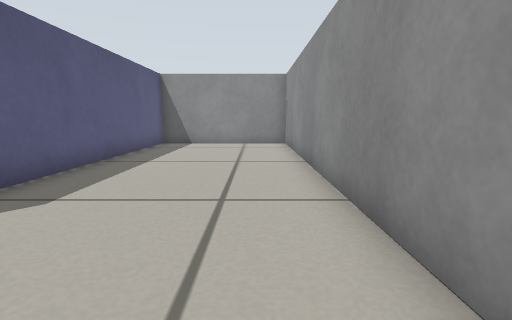
[1] (above)

16 first-person views from a walk through a Gazebo world. The camera is 0.31 m above the floor, tilts 8° down and sees 80° across. The floor is counted in squares, 0.25 m on a side. Each view is taken from the middle of a square. On the plan, view 1 faces up. The plan holds only what a view shows up to about 13 squares ahead; the rest is blank.

[2]
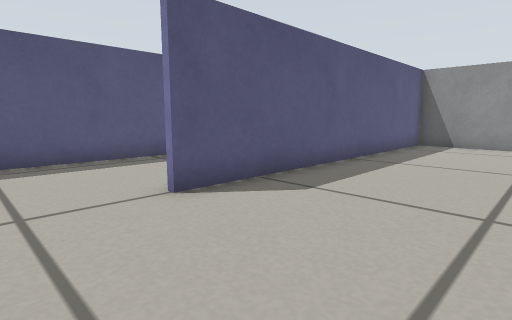

[3]
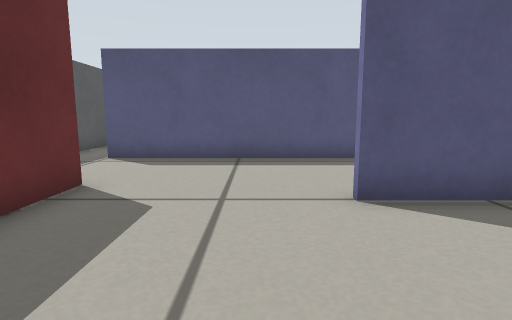

[4]
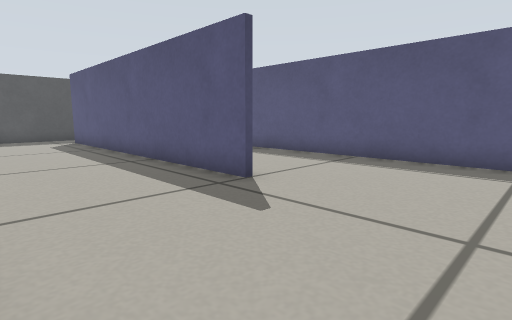

[5]
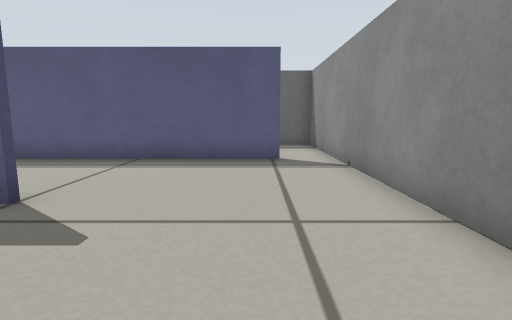

[6]
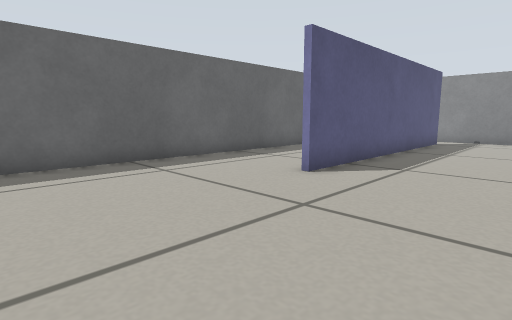

[7]
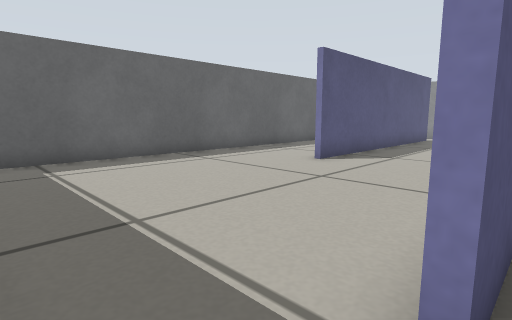

[8]
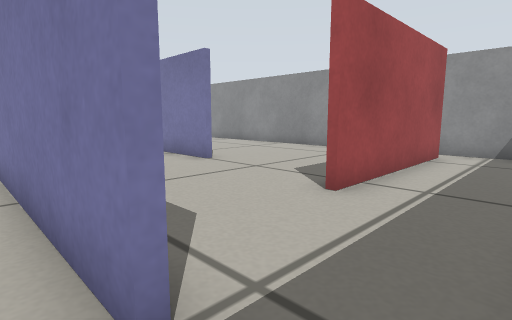

[9]
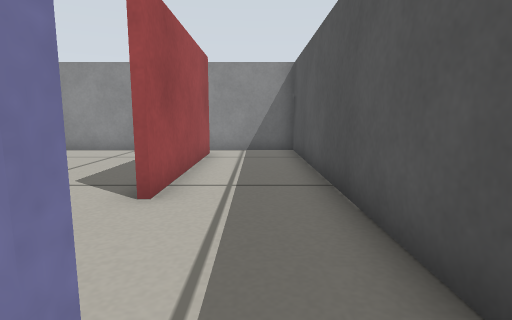

[10]
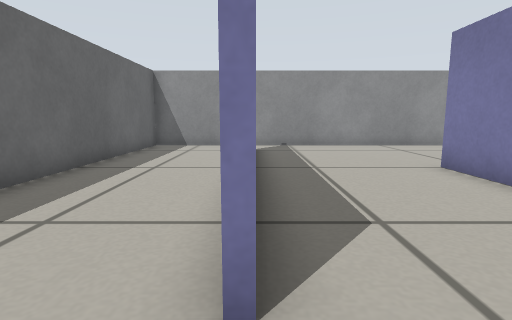

[11]
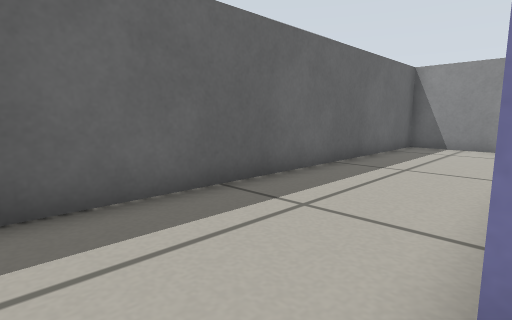

[12]
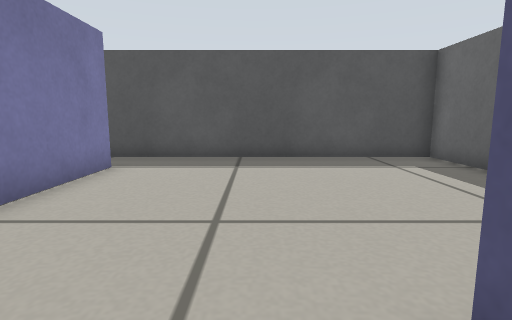

[13]
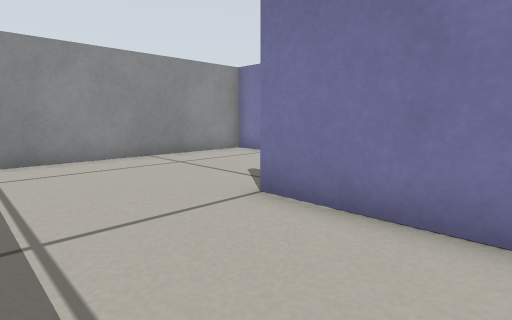

[14]
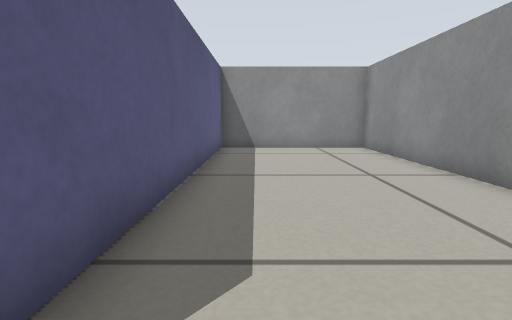

[15]
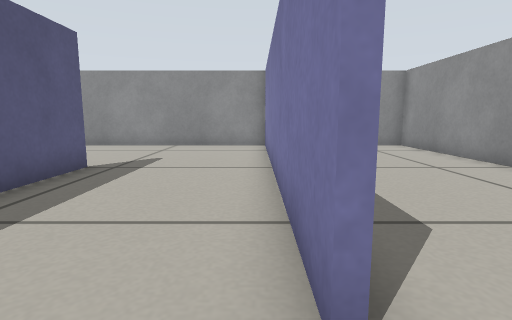

[16]
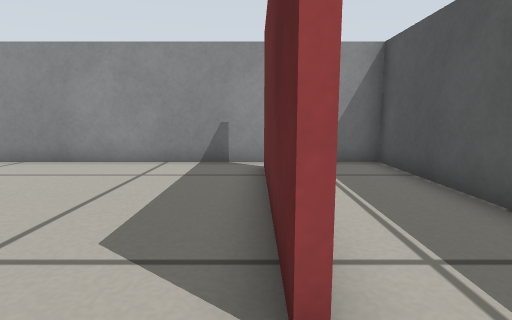

### Floor plan
Points are (right, up) in squares from view 1. A wall is a line through its corners. A room is listed if a view was taken in it or the views show most of it. See-through windows are left out.
Room 1 (views 1, 2, 3, 4, 5, 6, 7, 8, 9, 10, 11, 12, 13, 14, 15, 16)
walls: (-9.4, 5.1) (-9.4, 8.5); (-4.6, 2.4) (-4.6, 14.4); (-9.2, 8.6) (-9.2, -3.5); (-5.5, -2.2) (0.5, -2.2); (-9.4, -3.6) (-9.4, 2.6); (-14, 12.8) (-14, 2.6); (0.6, -2.4) (-5.5, -2.4); (-4.4, 14.5) (-4.4, 2.5); (1.4, -5.4) (1.4, 14.4) (-18.4, 14.4) (-18.4, -5.4) (1.4, -5.4)

Where each view was taken, in squares from view 1:
view 1: 0 up, 0 right, facing up
view 2: 0 up, 0 right, facing up-left
view 3: 1 up, 0 right, facing left
view 4: 13 up, 5 left, facing down-left
view 5: 12 up, 5 left, facing left
view 6: 3 down, 10 left, facing up-left
view 7: 5 down, 9 left, facing up-left
view 8: 5 down, 10 left, facing up-right
view 9: 4 down, 10 left, facing right
view 10: 1 up, 14 left, facing up
view 11: 1 up, 14 left, facing up-left
view 12: 4 up, 13 left, facing down
view 13: 5 up, 13 left, facing up-right
view 14: 2 up, 3 left, facing up
view 15: 1 up, 5 left, facing up
view 16: 2 down, 7 left, facing right
